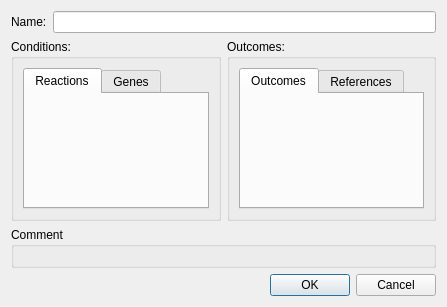
<?xml version="1.0" encoding="UTF-8"?>
<ui version="4.0">
 <class>EditTestDialog</class>
 <widget class="QDialog" name="EditTestDialog">
  <property name="geometry">
   <rect>
    <x>0</x>
    <y>0</y>
    <width>447</width>
    <height>307</height>
   </rect>
  </property>
  <property name="windowTitle">
   <string>Edit case</string>
  </property>
  <layout class="QVBoxLayout" name="verticalLayout_7">
   <item>
    <layout class="QGridLayout" name="gridLayout">
     <item row="0" column="0">
      <widget class="QLabel" name="nameLabel">
       <property name="text">
        <string>Name:</string>
       </property>
      </widget>
     </item>
     <item row="0" column="1">
      <widget class="QLineEdit" name="nameLineEdit"/>
     </item>
    </layout>
   </item>
   <item>
    <layout class="QHBoxLayout" name="horizontalLayout_3">
     <item>
      <widget class="QGroupBox" name="groupBox">
       <property name="title">
        <string>Conditions:</string>
       </property>
       <layout class="QVBoxLayout" name="verticalLayout">
        <item>
         <widget class="QTabWidget" name="tabWidget">
          <property name="currentIndex">
           <number>0</number>
          </property>
          <widget class="ReactionSettingDisplayWidget" name="reactionTab">
           <attribute name="title">
            <string>Reactions</string>
           </attribute>
          </widget>
          <widget class="GeneSettingDisplayWidget" name="geneTab">
           <attribute name="title">
            <string>Genes</string>
           </attribute>
          </widget>
         </widget>
        </item>
       </layout>
      </widget>
     </item>
     <item>
      <widget class="QGroupBox" name="groupBox_2">
       <property name="title">
        <string>Outcomes:</string>
       </property>
       <layout class="QVBoxLayout" name="verticalLayout_2">
        <item>
         <widget class="QTabWidget" name="tabWidget2">
          <property name="currentIndex">
           <number>0</number>
          </property>
          <widget class="OutcomeDisplayWidget" name="outcomeTab">
           <attribute name="title">
            <string>Outcomes</string>
           </attribute>
          </widget>
          <widget class="ReferenceDisplayWidget" name="referenceTab">
           <attribute name="title">
            <string>References</string>
           </attribute>
          </widget>
         </widget>
        </item>
       </layout>
      </widget>
     </item>
    </layout>
   </item>
   <item>
    <widget class="QGroupBox" name="groupBox_3">
     <property name="title">
      <string>Comment</string>
     </property>
     <layout class="QVBoxLayout" name="verticalLayout_3">
      <item>
       <widget class="CommentDisplayWidget" name="commentWidget" native="true"/>
      </item>
     </layout>
    </widget>
   </item>
   <item>
    <widget class="QDialogButtonBox" name="buttonBox">
     <property name="styleSheet">
      <string notr="true"/>
     </property>
     <property name="orientation">
      <enum>Qt::Horizontal</enum>
     </property>
     <property name="standardButtons">
      <set>QDialogButtonBox::Cancel|QDialogButtonBox::Ok</set>
     </property>
    </widget>
   </item>
  </layout>
 </widget>
 <customwidgets>
  <customwidget>
   <class>ReactionSettingDisplayWidget</class>
   <extends>QWidget</extends>
   <header>GEMEditor.model.display.modeltest</header>
   <container>1</container>
  </customwidget>
  <customwidget>
   <class>GeneSettingDisplayWidget</class>
   <extends>QWidget</extends>
   <header>GEMEditor.model.display.modeltest</header>
   <container>1</container>
  </customwidget>
  <customwidget>
   <class>ReferenceDisplayWidget</class>
   <extends>QWidget</extends>
   <header>GEMEditor.model.display.base</header>
   <container>1</container>
  </customwidget>
  <customwidget>
   <class>OutcomeDisplayWidget</class>
   <extends>QWidget</extends>
   <header>GEMEditor.model.display.modeltest</header>
   <container>1</container>
  </customwidget>
  <customwidget>
   <class>CommentDisplayWidget</class>
   <extends>QWidget</extends>
   <header>GEMEditor.model.display.base</header>
   <container>1</container>
  </customwidget>
 </customwidgets>
 <resources>
  <include location="../../icons/icons.qrc"/>
 </resources>
 <connections>
  <connection>
   <sender>buttonBox</sender>
   <signal>accepted()</signal>
   <receiver>EditTestDialog</receiver>
   <slot>accept()</slot>
   <hints>
    <hint type="sourcelabel">
     <x>236</x>
     <y>284</y>
    </hint>
    <hint type="destinationlabel">
     <x>157</x>
     <y>274</y>
    </hint>
   </hints>
  </connection>
  <connection>
   <sender>buttonBox</sender>
   <signal>rejected()</signal>
   <receiver>EditTestDialog</receiver>
   <slot>reject()</slot>
   <hints>
    <hint type="sourcelabel">
     <x>304</x>
     <y>284</y>
    </hint>
    <hint type="destinationlabel">
     <x>286</x>
     <y>274</y>
    </hint>
   </hints>
  </connection>
 </connections>
 <slots>
  <slot>activate_button()</slot>
  <slot>save_state()</slot>
  <slot>add_setting()</slot>
  <slot>add_outcome()</slot>
  <slot>save_dialog_geometry()</slot>
  <slot>add_current()</slot>
 </slots>
</ui>
